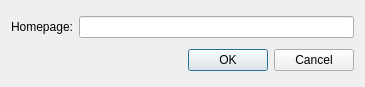
<?xml version="1.0" encoding="UTF-8"?>
<ui version="4.0">
 <class>SetHomePage</class>
 <widget class="QDialog" name="SetHomePage">
  <property name="geometry">
   <rect>
    <x>0</x>
    <y>0</y>
    <width>365</width>
    <height>87</height>
   </rect>
  </property>
  <property name="windowTitle">
   <string>Dialog</string>
  </property>
  <layout class="QVBoxLayout" name="verticalLayout">
   <item>
    <layout class="QHBoxLayout" name="horizontalLayout">
     <item>
      <widget class="QLabel" name="label">
       <property name="text">
        <string>Homepage:</string>
       </property>
      </widget>
     </item>
     <item>
      <widget class="QLineEdit" name="e_homepage"/>
     </item>
    </layout>
   </item>
   <item>
    <widget class="QDialogButtonBox" name="buttonBox">
     <property name="orientation">
      <enum>Qt::Horizontal</enum>
     </property>
     <property name="standardButtons">
      <set>QDialogButtonBox::Cancel|QDialogButtonBox::Ok</set>
     </property>
    </widget>
   </item>
  </layout>
 </widget>
 <resources/>
 <connections>
  <connection>
   <sender>buttonBox</sender>
   <signal>accepted()</signal>
   <receiver>SetHomePage</receiver>
   <slot>accept()</slot>
   <hints>
    <hint type="sourcelabel">
     <x>248</x>
     <y>254</y>
    </hint>
    <hint type="destinationlabel">
     <x>157</x>
     <y>274</y>
    </hint>
   </hints>
  </connection>
  <connection>
   <sender>buttonBox</sender>
   <signal>rejected()</signal>
   <receiver>SetHomePage</receiver>
   <slot>reject()</slot>
   <hints>
    <hint type="sourcelabel">
     <x>316</x>
     <y>260</y>
    </hint>
    <hint type="destinationlabel">
     <x>286</x>
     <y>274</y>
    </hint>
   </hints>
  </connection>
 </connections>
</ui>
